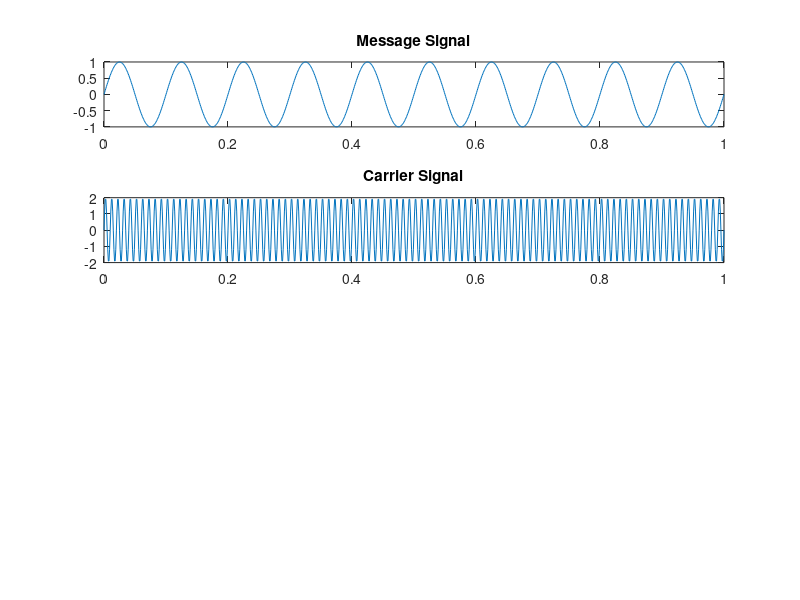

Here is the MATLAB script that generated this plot:
clc; #... Clear command line
clear all; #... Clear variables
close all; #... Clear figures

#... Message signal
am = 1; #... Amplitude of message signal
fm = 10; #... Frequency(Hz) of message signal
t = 0:0.001:1; #... Time
message_signal = am*sin(2*pi*fm*t);
subplot(4,1,1);
plot(t, message_signal);
title('Message Signal');

#... Carrier signal
ac = 2; #... Amplitude of carrier signal
fc = 100; #... Frequency(Hz) of carrier signal
carrier_signal = ac*sin(2*pi*fc*t);
subplot(4,1,2);
plot(t, carrier_signal);
title('Carrier Signal');

#... Modulation

#... Demodulation
